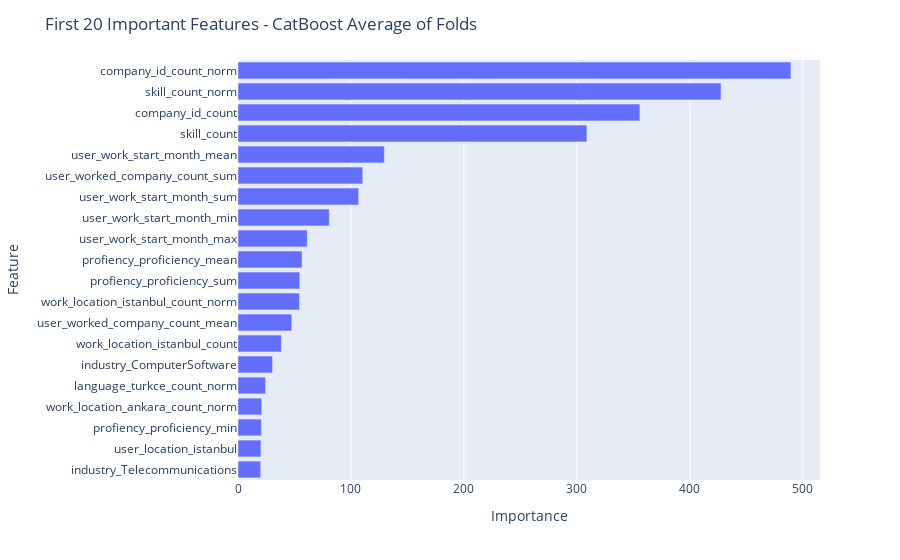

Notebook cell for this chart:
### Code cell
test = pd.read_csv("./test_user_lang_work.csv")
df = pd.read_csv("./data/test_users.csv")
test["user_id"] = df["user_id"]
test = test.merge(skills_target_test_agg, on="user_id", how="left")
test.drop(columns=["user_id","user_work_start_year_min", "user_work_start_year_mean","user_work_start_year_sum"],inplace=True)

models = encode_test(skills_target_train_agg)
model_preds = [model.predict(test) for model in models]
model_preds

### Figure 1 — Plotly figure (JSON) as saved in the notebook; plotly's stock layout.template omitted (floating-point values rounded to 4 significant figures)
{"data": [{"alignmentgroup": "True", "hovertemplate": "Importance=%{x}<br>Feature=%{y}<extra></extra>", "legendgroup": "", "marker": {"color": "#636efa", "pattern": {"shape": ""}}, "name": "", "offsetgroup": "", "orientation": "h", "showlegend": false, "textposition": "auto", "type": "bar", "x": [20.1, 20.3, 20.7, 21, 24.4, 30.6, 38.4, 47.6, 54.4, 54.7, 56.7, 61.3, 80.8, 106.8, 110.4, 129.5, 308.9, 355.8, 427.6, 489.5], "xaxis": "x", "y": ["industry_Telecommunications", "user_location_istanbul", "profiency_proficiency_min", "work_location_ankara_count_norm", "language_turkce_count_norm", "industry_ComputerSoftware", "work_location_istanbul_count", "user_worked_company_count_mean", "work_location_istanbul_count_norm", "profiency_proficiency_sum", "profiency_proficiency_mean", "user_work_start_month_max", "user_work_start_month_min", "user_work_start_month_sum", "user_worked_company_count_sum", "user_work_start_month_mean", "skill_count", "company_id_count", "skill_count_norm", "company_id_count_norm"], "yaxis": "y"}], "layout": {"barmode": "relative", "legend": {"tracegroupgap": 0}, "margin": {"t": 60}, "title": {"text": "First 20 Important Features - CatBoost Average of Folds"}, "xaxis": {"anchor": "y", "domain": [0, 1], "title": {"text": "Importance"}}, "yaxis": {"anchor": "x", "domain": [0, 1], "title": {"text": "Feature"}}}}
